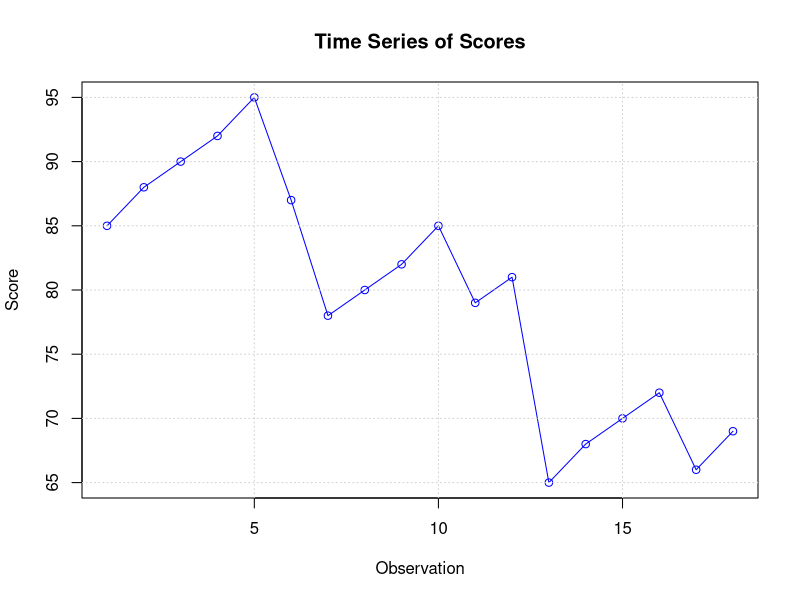

Recreate this plot in R.
print("############################################################")
print("# 1. Univariate data analysis")
print("############################################################")

# Sample data: test scores of students
scores <- c(85, 88, 90, 92, 95, 87, 78, 80, 82, 85, 79, 81, 65, 68, 70, 72, 66, 69)
print("Scores data:")
print(scores)

print("############################################################")
print("# 2. Measures of central tendency")
print("############################################################")

# Mean
mean_val <- mean(scores)
print(paste("Mean:", mean_val))

# Median
median_val <- median(scores)
print(paste("Median:", median_val))

# Mode (not built-in, define function)
get_mode <- function(x) {
  uniq_x <- unique(x)
  uniq_x[which.max(tabulate(match(x, uniq_x)))]
}
mode_val <- get_mode(scores)
print(paste("Mode:", mode_val))

print("############################################################")
print("# 3. Measures of dispersion")
print("############################################################")

# Range
range_val <- range(scores)
print(paste("Range:", paste(range_val, collapse = " - ")))

# Variance
variance_val <- var(scores)
print(paste("Variance:", variance_val))

# Standard deviation
sd_val <- sd(scores)
print(paste("Standard deviation:", sd_val))

# Interquartile range
iqr_val <- IQR(scores)
print(paste("IQR:", iqr_val))

print("############################################################")
print("# 4. Using central tendency and dispersion")
print("############################################################")

# Example: Z-scores
z_scores <- (scores - mean_val) / sd_val
print("Z-scores:")
print(z_scores)

print("############################################################")
print("# 5. Time series data example")
print("############################################################")

# Create a time series object
ts_data <- ts(scores, start = 1, frequency = 1)
print("Time series data:")
print(ts_data)

# Plot time series
plot(ts_data, type = "o", col = "blue",
     main = "Time Series of Scores",
     xlab = "Observation",
     ylab = "Score")
grid()
